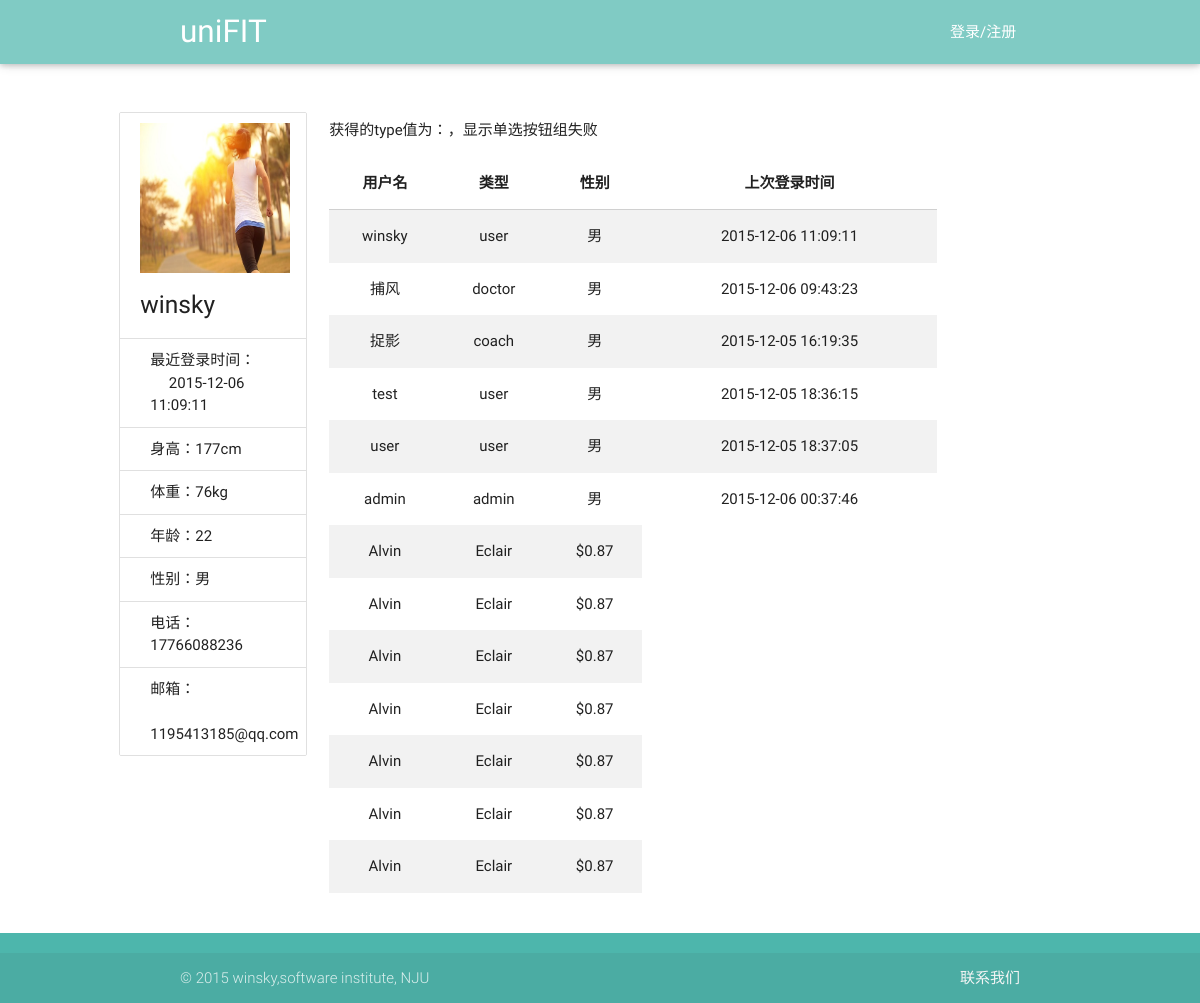
The app's page /view/showReservation.php?userName=winsky, older data.
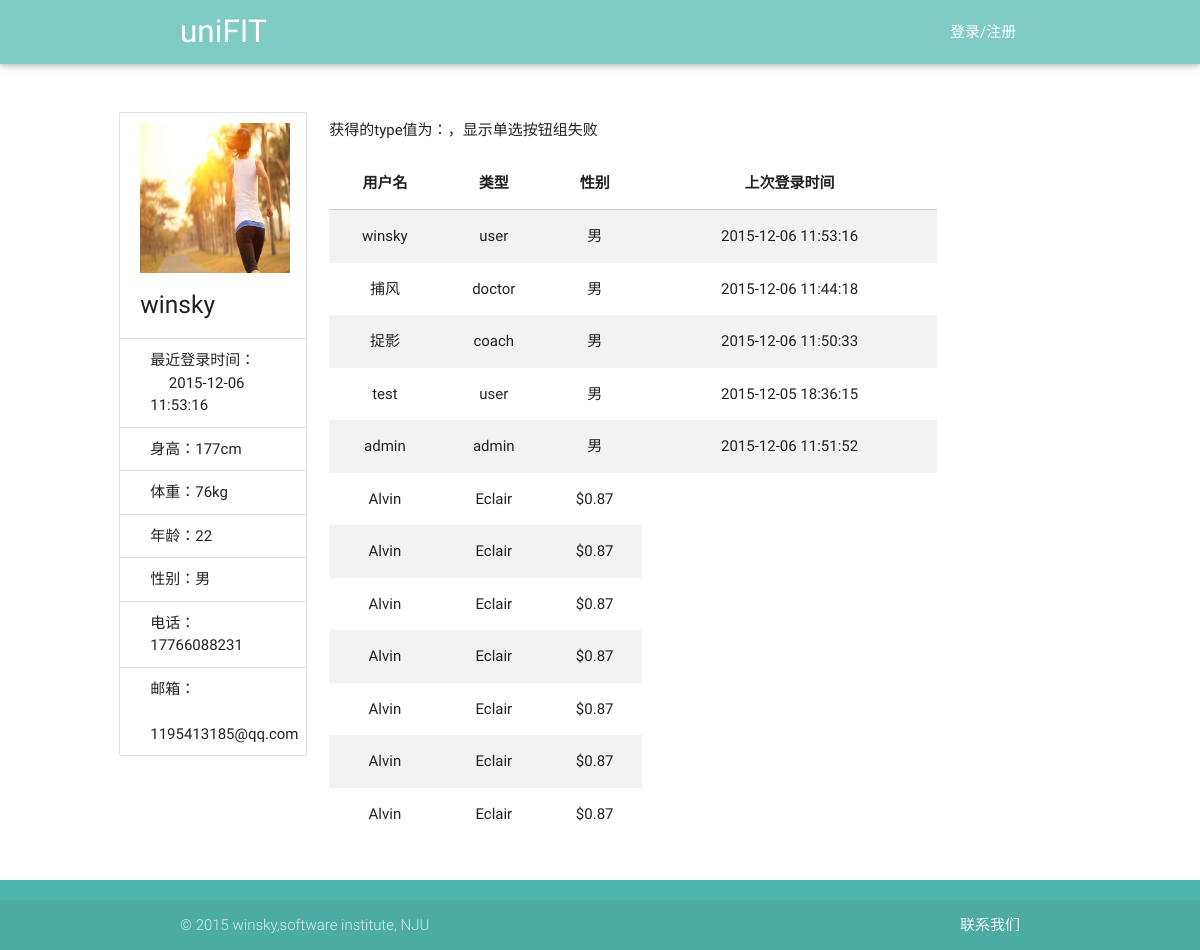
The same page, newer data.
### tables this page shows
CREATE TABLE user(id integer primary key,userName varchar(40),password int, type varchar(20) ,age int,sex varchar(20),height int,weight int,telephone varchar(40), email varchar(40),lastLoadTime date default '—');

### service/UserService.php (called while the page is built, shortened)
<?php
require_once('../utils/SqliteHelper.php');
require_once('../model/User.php');
class UserService {
    var $db_user_base_info = "user";
    var $DB = null;
    public function __construct() {
        $this->DB = new SqliteHelper('../data.db');
    }
    public function getUserList($type) {
        if ($type === 'doctor-coach') {
            $sql = "select * from " . $this->db_user_base_info . " where type ='doctor' or type='coach'";
        } else if ($type != "user" && $type != "admin" && $type != "doctor" && $type != "coach") {
            $sql = "select * from " . $this->db_user_base_info;
        } else {
            $sql = "select * from " . $this->db_user_base_info . " where type ='" . $type . "'";
        }
        return $this->DB->getList($sql);
    }
    public function getUserByName($userName) {
        $sql = "select * from " . $this->db_user_base_info . " where userName='" . $userName . "' limit 1";
        $result = $this->DB->getList($sql);
        if (sizeof($result) > 0) {
            $rt = $result[0];
            $password = $rt["password"];
            $type = $rt["type"];
            $age = $rt["age"];
            $sex = $rt["sex"];
            $height = $rt["height"];
            $weight = $rt["weight"];
            $telephone = $rt["telephone"];
            $email = $rt["email"];
            $lastLoadTime = $rt["lastLoadTime"];
            $user = new User($userName, $age, $sex, $type, $password, $height, $weight, $email, $telephone);
            $user->setLastLoadTime($lastLoadTime);
        }
        return $user;
    }
}

### utils/SqliteHelper.php (called while the page is built, shortened)
<?php
class SqliteHelper {
    function __construct($file) {
        try {
            $this->conn = new PDO('sqlite:' . $file);
        } catch (PDOException $e) {
            try {
                $this->conn = new PDO('sqlite2:' . $file);
            } catch (PDOException $e) {
                exit('error!');
            }
        }
    }
    function __destruct() {
        $this->conn = null;
    }
    function query($sql) {
        return $this->conn->query($sql);
    }
    function getList($sql) {
        $recordList = array();
        foreach ($this->RecordArray($sql) as $rstmp) {
            $recordList[] = $rstmp;
        }
        return $recordList;
    }
    function RecordArray($sql) {
        return $this->query($sql)->fetchAll();
    }
}

### model/User.php (called while the page is built, shortened)
<?php
class User {
    private $telephone = "";
    private $email = "";
    private $age = "";
    private $sex = "";
    private $height = "";
    private $weight = "";
    private $lastLoadTime="";
    public function __construct($userName, $age, $sex, $type, $password, $height, $weight, $email, $telephone) {
        $this->telephone = $telephone;
        $this->email = $email;
        $this->age = $age;
        $this->sex = $sex;
        $this->height = $height;
        $this->weight = $weight;
    }
    public function getTelephone() {
        return $this->telephone;
    }
    public function getEmail() {
        return $this->email;
    }
    public function getAge() {
        return $this->age;
    }
    public function getSex() {
        return $this->sex;
    }
    public function getHeight() {
        return $this->height;
    }
    public function getWeight() {
        return $this->weight;
    }
    public function getLastLoadTime() {
        return $this->lastLoadTime;
    }
    public function setLastLoadTime($lastLoadTime) {
        $this->lastLoadTime = $lastLoadTime;
    }
}

### view/showReservation.php (the view, shortened to what the changed rows need)
<!DOCTYPE html>
<html lang="en">
<head>
    <link href="../css/material_icons.css" rel="stylesheet" media="screen,projection">
    <link href="../css/materialize.css" type="text/css" rel="stylesheet" media="screen,projection"/>
    <link href="../css/style.css" type="text/css" rel="stylesheet" media="screen,projection"/>
</head>
<body onload="write_header();write_footer();">
<div class="container main row">
    <div class="col s12 l3">
        <ul class="collection with-header">
            <li class="collection-header">
                <img src="../images/back1.jpg" width="150px" height="150px">
                <?php
                $userName = $_GET["userName"];
                require_once("../service/UserService.php");
                $userService = new UserService();
                $user = $userService->getUserByName($userName);
                $lastLoadTime = $user->getLastLoadTime();
                $height = $user->getHeight()."cm";
                $weight = $user->getWeight()."kg";
                $age = $user->getAge();
                $sex = $user->getSex();
                $telephone = $user->getTelephone();
                $email = $user->getEmail();
                ?>
                <h5 id="userName"><?php echo $userName; ?></h5>
            </li>
            <p class="collection-item">最近登录时间：<br> &nbsp;&nbsp;&nbsp;&nbsp; <?php echo $lastLoadTime ?></p>
            <p class="collection-item">身高：<?php echo $height ?></p>
            <p class="collection-item">体重：<?php echo $weight ?></p>
            <p class="collection-item">年龄：<?php echo $age ?></p>
            <p class="collection-item">性别：<?php echo $sex ?></p>
            <p class="collection-item">电话：<?php echo $telephone ?></p>
            <p class="collection-item">邮箱： <br> &nbsp; <?php echo $email ?></p>
        </ul>
    </div>
    <div class="col s12 l9">
        <?php
        $type = $_GET["type"];
        ?>
        <div>
            <table class="striped centered responsive-table">
                <thead>
                <tr>
                    <th data-field="userName">用户名</th>
                    <th data-field="type">类型</th>
                    <th data-field="sex">性别</th>
                    <th data-field="lastLoadTime">上次登录时间</th>
                </tr>
                </thead>
                <tbody>
                <?php
                require_once("../service/UserService.php");
                $user = new UserService();
                $result = $user->getUserList($type);
                foreach ($result as $row) {
                    $userName = $row['userName'];
                    $userType = $row['type'];
                    $sex = $row['sex'];
                    $lastLoadTime = $row['lastLoadTime'];
                    echo "<tr onclick='showDetail(this)'>";
                    echo "<td>$userName</td>";
                    echo "<td>$userType</td>";
                    echo "<td>$sex</td>";
                    echo "<td>$lastLoadTime</td>";
                    echo "</tr>";
                }
                ?>
                </tbody>
            </table>
        </div>
    </div>
</div>
</body>
</html>

Row changes from the older to the newer data that the page shows:
removed user: userName "user", type "user", sex "男", lastLoadTime "2015-12-05 18:37:05"
changed user "winsky": lastLoadTime "2015-12-06 11:09:11" → "2015-12-06 11:53:16"; telephone "17766088236" → "17766088231"
changed user "捕风": lastLoadTime "2015-12-06 09:43:23" → "2015-12-06 11:44:18"
changed user "捉影": lastLoadTime "2015-12-05 16:19:35" → "2015-12-06 11:50:33"
changed user "admin": lastLoadTime "2015-12-06 00:37:46" → "2015-12-06 11:51:52"
